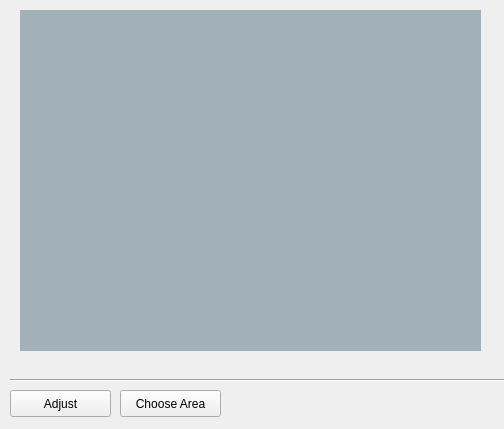
<?xml version="1.0" encoding="UTF-8"?>
<ui version="4.0">
 <class>MainWindow</class>
 <widget class="QWidget" name="MainWindow">
  <property name="geometry">
   <rect>
    <x>0</x>
    <y>0</y>
    <width>504</width>
    <height>429</height>
   </rect>
  </property>
  <property name="minimumSize">
   <size>
    <width>0</width>
    <height>0</height>
   </size>
  </property>
  <property name="windowTitle">
   <string>MainWindow</string>
  </property>
  <widget class="QPushButton" name="adjustButton">
   <property name="geometry">
    <rect>
     <x>10</x>
     <y>390</y>
     <width>101</width>
     <height>27</height>
    </rect>
   </property>
   <property name="text">
    <string>Adjust</string>
   </property>
   <property name="flat">
    <bool>false</bool>
   </property>
  </widget>
  <widget class="Line" name="line">
   <property name="geometry">
    <rect>
     <x>10</x>
     <y>370</y>
     <width>581</width>
     <height>20</height>
    </rect>
   </property>
   <property name="orientation">
    <enum>Qt::Horizontal</enum>
   </property>
  </widget>
  <widget class="QWidget" name="widget" native="true">
   <property name="geometry">
    <rect>
     <x>20</x>
     <y>10</y>
     <width>461</width>
     <height>341</height>
    </rect>
   </property>
   <property name="styleSheet">
    <string notr="true">background:rgb(162, 177, 184);</string>
   </property>
  </widget>
  <widget class="QPushButton" name="chooseButton">
   <property name="geometry">
    <rect>
     <x>120</x>
     <y>390</y>
     <width>101</width>
     <height>27</height>
    </rect>
   </property>
   <property name="text">
    <string>Choose Area</string>
   </property>
   <property name="flat">
    <bool>false</bool>
   </property>
  </widget>
 </widget>
 <layoutdefault spacing="6" margin="11"/>
 <resources/>
 <connections/>
</ui>
